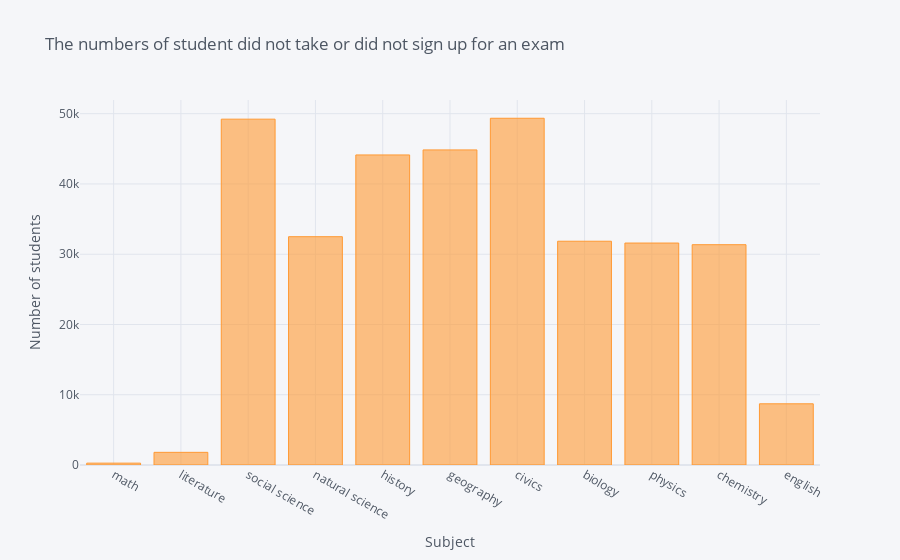

The cell this chart's notebook holds for it:
### Code cell
absence.iplot(kind='bar',
              title='The numbers of student did not take or did not sign up for an exam',
              xTitle='Subject', yTitle='Number of students')

### Figure 1 — Plotly figure (JSON) as saved in the notebook; plotly's stock layout.template omitted (floating-point values rounded to 4 significant figures)
{"data": [{"marker": {"color": "rgba(255, 153, 51, 0.6)", "line": {"color": "rgba(255, 153, 51, 1.0)", "width": 1}}, "name": "0", "orientation": "v", "text": "", "type": "bar", "x": ["math", "literature", "social science", "natural science", "history", "geography", "civics", "biology", "physics", "chemistry", "english"], "y": [265, 1802, 49223, 32496, 44131, 44847, 49353, 31849, 31591, 31356, 8709]}], "layout": {"legend": {"bgcolor": "#F5F6F9", "font": {"color": "#4D5663"}}, "paper_bgcolor": "#F5F6F9", "plot_bgcolor": "#F5F6F9", "title": {"font": {"color": "#4D5663"}, "text": "The numbers of student did not take or did not sign up for an exam"}, "xaxis": {"gridcolor": "#E1E5ED", "showgrid": true, "tickfont": {"color": "#4D5663"}, "title": {"font": {"color": "#4D5663"}, "text": "Subject"}, "zerolinecolor": "#E1E5ED"}, "yaxis": {"gridcolor": "#E1E5ED", "showgrid": true, "tickfont": {"color": "#4D5663"}, "title": {"font": {"color": "#4D5663"}, "text": "Number of students"}, "zerolinecolor": "#E1E5ED"}}}
